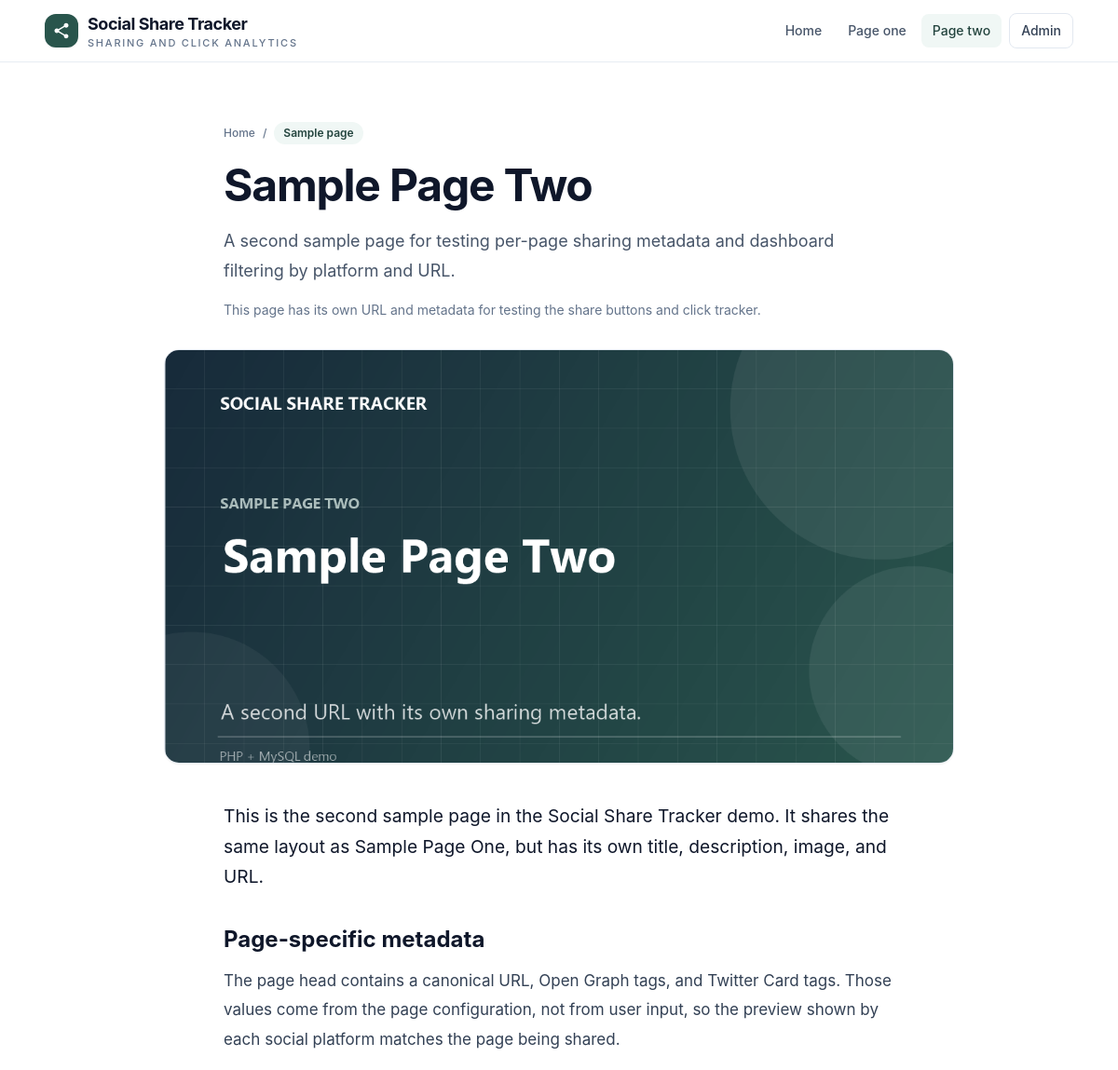
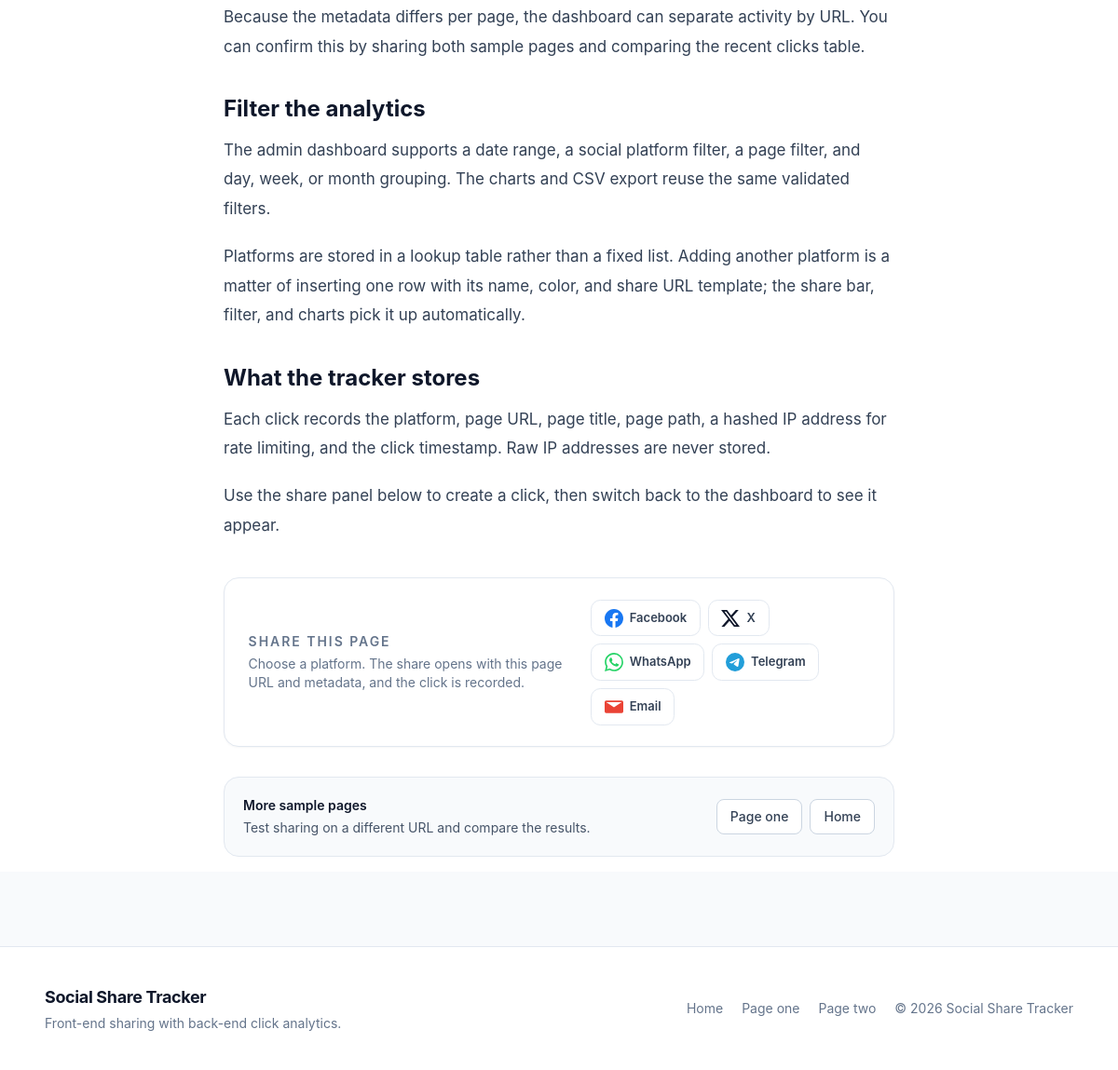
The page /page.php?slug=page-two on the database its author committed (2 pictures, top to bottom).
### tables this page shows
CREATE TABLE IF NOT EXISTS platforms (
    id SMALLINT UNSIGNED NOT NULL AUTO_INCREMENT,
    slug VARCHAR(32) NOT NULL,
    name VARCHAR(64) NOT NULL,
    color CHAR(7) NOT NULL DEFAULT '#64748b',
    share_url_template VARCHAR(500) NULL,
    is_active TINYINT(1) NOT NULL DEFAULT 1,
    sort_order SMALLINT UNSIGNED NOT NULL DEFAULT 0,
    created_at TIMESTAMP NOT NULL DEFAULT CURRENT_TIMESTAMP,
    PRIMARY KEY (id),
    UNIQUE KEY uq_platforms_slug (slug)
);

### config/database.php (called while the page is built, shortened)
<?php
function db(): PDO
{
    $config = require __DIR__ . '/config.php';
    $db = $config['db'];
    $dsn = sprintf(
        'mysql:host=%s;port=%d;dbname=%s;charset=%s',
        $db['host'],
        $db['port'],
        $db['name'],
        $db['charset']
    );
    $pdo = new PDO($dsn, $db['user'], $db['pass'], [
        PDO::ATTR_ERRMODE => PDO::ERRMODE_EXCEPTION,
        PDO::ATTR_DEFAULT_FETCH_MODE => PDO::FETCH_ASSOC,
        PDO::ATTR_EMULATE_PREPARES => false,
    ]);
    return $pdo;
}

### config/config.php (called while the page is built, shortened)
<?php
$appUrl = getenv('APP_URL') ?: 'http://localhost/Practical_Test_Star_Media';
$debugEnv = getenv('APP_DEBUG');
return [
    'app' => [
        'name' => 'Social Share Tracker',
        'tagline' => 'Sharing and click analytics',
        'url' => rtrim($appUrl, '/'),
        'timezone' => getenv('APP_TIMEZONE') ?: 'Asia/Kuala_Lumpur',
        'debug' => $debugEnv === false ? true : filter_var($debugEnv, FILTER_VALIDATE_BOOL),
        'ip_salt' => getenv('APP_IP_SALT') ?: 'local-development-salt-change-in-production',
    ],
    'db' => [
        'host' => getenv('DB_HOST') ?: '127.0.0.1',
        'port' => (int) (getenv('DB_PORT') ?: 3306),
        'name' => getenv('DB_NAME') ?: 'social_share_tracker',
        'user' => getenv('DB_USER') ?: 'root',
        'pass' => getenv('DB_PASS') ?: '',
        'charset' => 'utf8mb4',
    ],
    'security' => [
        'session_name' => 'share_tracker_admin',
        'track_rate_limit' => 20,
        'track_window_seconds' => 60,
        'track_duplicate_seconds' => 3,
        'login_max_attempts' => 5,
        'login_lockout_seconds' => 900,
    ],
    'sharing' => [
        'popup_width' => 600,
        'popup_height' => 620,
    ],
];

### includes/bootstrap.php (called while the page is built, shortened)
<?php
require_once __DIR__ . '/functions.php';
require_once __DIR__ . '/../config/database.php';
$config = app_config();

### includes/share-bar.php (the view, shortened to what this page needs)
<?php
$shareHeading = $shareHeading ?? 'Share this page';
$shareMeta = [
    'url' => app_url($page['path'] ?? '/'),
    'title' => $page['title'] ?? app_config()['app']['name'],
    'description' => $page['description'] ?? '',
];
$sharePlatforms = active_platforms();
?>
<section class="share-panel" aria-labelledby="share-heading">
    <div class="flex flex-col gap-4 sm:flex-row sm:items-center sm:justify-between">
        <div>
            <h2 id="share-heading" class="text-sm font-semibold uppercase tracking-[0.14em] text-slate-500"><?= e($shareHeading) ?></h2>
            <p class="mt-1 text-sm text-slate-500">Choose a platform. The share opens with this page URL and metadata, and the click is recorded.</p>
        </div>
        <div class="flex flex-wrap items-center gap-2">
            <?php foreach ($sharePlatforms as $platform): ?>
                <?php
                $href = share_url($platform, $shareMeta);
                $isEmail = str_starts_with(strtolower($href), 'mailto:');
                ?>
                <a href="<?= e($href) ?>"
                   data-share-platform="<?= e($platform['slug']) ?>"
                   data-share-mode="<?= $isEmail ? 'email' : 'popup' ?>"
                   <?= $isEmail ? '' : 'target="_blank" rel="noopener noreferrer"' ?>
                   title="Share on <?= e($platform['name']) ?>"
                   class="share-btn"
                   style="--brand: <?= e($platform['color']) ?>">
                    <?= platform_icon_svg($platform['slug']) ?>
                    <span><?= e($platform['name']) ?></span>
                </a>
            <?php endforeach; ?>
        </div>
    </div>
</section>

### includes/functions.php (shortened to what this page needs)
<?php
function app_config(): array
{
    static $config = null;
    if ($config === null) {
        $config = require dirname(__DIR__) . '/config/config.php';
    }
    return $config;
}
function e(mixed $value): string
{
    return htmlspecialchars((string) $value, ENT_QUOTES | ENT_SUBSTITUTE, 'UTF-8');
}
function app_url(string $path = ''): string
{
    $base = rtrim(app_config()['app']['url'], '/');
    return $base . '/' . ltrim($path, '/');
}
function all_platforms(): array
{
    static $platforms = null;
    if ($platforms === null) {
        $platforms = db()
            ->query('SELECT id, slug, name, color, share_url_template, is_active, sort_order FROM platforms ORDER BY sort_order ASC, name ASC')
            ->fetchAll();
    }
    return $platforms;
}
function active_platforms(): array
{
    return array_values(array_filter(
        all_platforms(),
        static fn (array $platform): bool => (int) $platform['is_active'] === 1 && trim((string) $platform['share_url_template']) !== ''
    ));
}
function share_url(array $platform, array $meta): string
{
    $template = trim((string) ($platform['share_url_template'] ?? ''));
    $url = strtr($template, [
        '{url}' => rawurlencode((string) ($meta['url'] ?? '')),
        '{title}' => rawurlencode((string) ($meta['title'] ?? '')),
        '{description}' => rawurlencode((string) ($meta['description'] ?? '')),
    ]);
    return preg_match('~^(https?://|mailto:)~i', $url) ? $url : '';
}
function platform_icon_svg(string $slug): string
{
    $path = $paths[$slug] ?? $paths['default'];
    return '<svg viewBox="0 0 24 24" aria-hidden="true" focusable="false" class="h-5 w-5 fill-current"><path d="' . e($path) . '"/></svg>';
}
function pages(): array
{
    static $pages = null;
    if ($pages === null) {
        $pages = require dirname(__DIR__) . '/content/pages.php';
    }
    return $pages;
}

### assets/css/style.css (style rules this page uses)
:root { color-scheme: light; }
html { -webkit-text-size-adjust: 100%; }
body { font-family: Inter, "Segoe UI", system-ui, -apple-system, sans-serif; }
.share-panel { border: 1px solid #e2e8f0; border-radius: 1rem; background: #ffffff; padding: 1.25rem 1.35rem; box-shadow: 0 1px 2px rgba(15, 23, 42, 0.04); }
.share-btn { display: inline-flex; align-items: center; gap: 0.45rem; border: 1px solid #e2e8f0; border-radius: 0.65rem; background: #ffffff; padding: 0.55rem 0.85rem; font-size: 0.8125rem; font-weight: 600; color: #334155; text-decoration: none; transition: background-color 150ms ease, border-color 150ms ease, color 150ms ease, transform 150ms ease, box-shadow 150ms ease; }
.share-btn svg { color: var(--brand, #475569); transition: color 150ms ease; }
.page-body p { margin: 0 0 1.25rem; }
.page-body .lead { margin-bottom: 1.5rem; font-size: 1.2rem; line-height: 1.7; color: #0f172a; }
.page-body h2 { margin: 2.2rem 0 0.85rem; font-size: 1.5rem; font-weight: 700; line-height: 1.3; color: #0f172a; }
@media (min-width: 640px) { .share-panel { padding: 1.4rem 1.6rem; } }

### rows shown on the page
platforms: name "Facebook"
platforms: name "X"
platforms: name "WhatsApp"
platforms: name "Telegram"
platforms: name "Email"

### other values the page prints
$siteName "Social Share Tracker"
app_config()['app']['tagline'] "SHARING AND CLICK ANALYTICS"
$navPage['nav_title'] "Page one"
$navPage['nav_title'] "Page two"
$pageData['title'] "Sample Page Two"
$pageData['description'] "A second sample page for testing per-page sharing metadata and dashboard filtering by platform and URL."
$block "This is the second sample page in the Social Share Tracker demo. It shares the same layout as Sample Page One, but has its own title, description, image, and URL."
$block "Page-specific metadata"
$block "Because the metadata differs per page, the dashboard can separate activity by URL. You can confirm this by sharing both sample pages and comparing the recent clicks table."
$block "Filter the analytics"
$block "The admin dashboard supports a date range, a social platform filter, a page filter, and day, week, or month grouping. The charts and CSV export reuse the same validated filters."
$block "What the tracker stores"
$block "Each click records the platform, page URL, page title, page path, a hashed IP address for rate limiting, and the click timestamp. Raw IP addresses are never stored."
$block "Use the share panel below to create a click, then switch back to the dashboard to see it appear."
$shareHeading "SHARE THIS PAGE"
